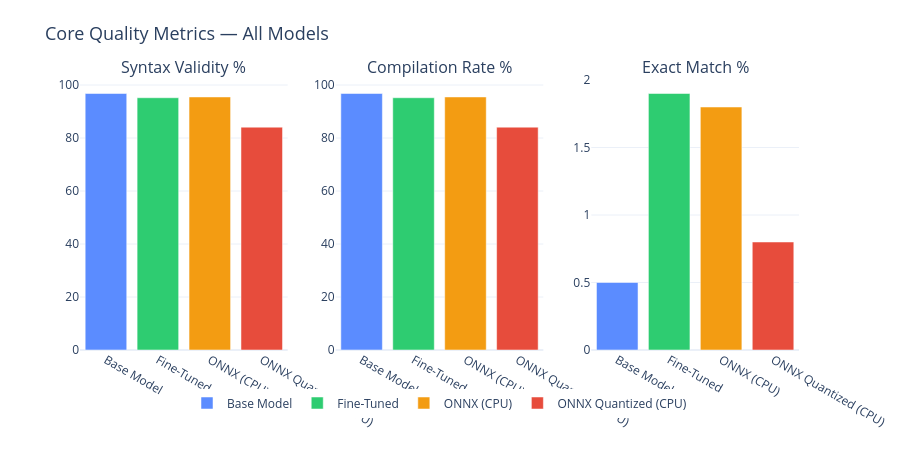

Here is the notebook cell this chart was saved with:
### Markdown cell above
---
## 📊 Plot 1 — Core Quality Metrics Overview

Grouped bar chart comparing **Syntax Validity**, **Compilation Rate**, **CodeBLEU**, and **Exact Match** across all four models.
These metrics capture how syntactically and semantically correct each model's output is.

### Code cell
# Plot 1 — Core quality metrics grouped bar chart

metrics_cfg = [
    ("syntax_validity_pct",  "Syntax Validity %"),
    ("compilation_rate_pct", "Compilation Rate %"),
    ("exact_match_pct",      "Exact Match %"),
]

fig1 = make_subplots(
    rows=1, cols=3,
    subplot_titles=[label for _, label in metrics_cfg],
    shared_yaxes=False,
)

for col_idx, (key, label) in enumerate(metrics_cfg, start=1):
    for model in MODELS:
        val = m(model)[key]
        fig1.add_trace(
            go.Bar(
                name=MODEL_LABELS[model],
                x=[MODEL_LABELS[model]],
                y=[val],
                marker_color=COLORS[model],
                showlegend=(col_idx == 1),
                hovertemplate=f"<b>{MODEL_LABELS[model]}</b><br>{label}: %{{y:.2f}}<extra></extra>",
            ),
            row=1, col=col_idx,
        )

fig1.update_layout(
    title_text="Core Quality Metrics — All Models",
    title_font_size=18,
    barmode="group",
    height=450,
    template="plotly_white",
    legend=dict(orientation="h", yanchor="bottom", y=-0.25, xanchor="center", x=0.5),
    margin=dict(t=80, b=100),
)

fig1.show()
save_plot(fig1, "01_core_quality_metrics")

### Figure 1 — Plotly figure (JSON) as saved in the notebook; plotly's stock layout.template omitted (floating-point values rounded to 4 significant figures)
{"data": [{"hovertemplate": "<b>Base Model</b><br>Syntax Validity %: %{y:.2f}<extra></extra>", "marker": {"color": "#5B8CFF"}, "name": "Base Model", "showlegend": true, "type": "bar", "x": ["Base Model"], "xaxis": "x", "y": [96.8], "yaxis": "y"}, {"hovertemplate": "<b>Fine-Tuned</b><br>Syntax Validity %: %{y:.2f}<extra></extra>", "marker": {"color": "#2ECC71"}, "name": "Fine-Tuned", "showlegend": true, "type": "bar", "x": ["Fine-Tuned"], "xaxis": "x", "y": [95.2], "yaxis": "y"}, {"hovertemplate": "<b>ONNX (CPU)</b><br>Syntax Validity %: %{y:.2f}<extra></extra>", "marker": {"color": "#F39C12"}, "name": "ONNX (CPU)", "showlegend": true, "type": "bar", "x": ["ONNX (CPU)"], "xaxis": "x", "y": [95.5], "yaxis": "y"}, {"hovertemplate": "<b>ONNX Quantized (CPU)</b><br>Syntax Validity %: %{y:.2f}<extra></extra>", "marker": {"color": "#E74C3C"}, "name": "ONNX Quantized (CPU)", "showlegend": true, "type": "bar", "x": ["ONNX Quantized (CPU)"], "xaxis": "x", "y": [84.1], "yaxis": "y"}, {"hovertemplate": "<b>Base Model</b><br>Compilation Rate %: %{y:.2f}<extra></extra>", "marker": {"color": "#5B8CFF"}, "name": "Base Model", "showlegend": false, "type": "bar", "x": ["Base Model"], "xaxis": "x2", "y": [96.8], "yaxis": "y2"}, {"hovertemplate": "<b>Fine-Tuned</b><br>Compilation Rate %: %{y:.2f}<extra></extra>", "marker": {"color": "#2ECC71"}, "name": "Fine-Tuned", "showlegend": false, "type": "bar", "x": ["Fine-Tuned"], "xaxis": "x2", "y": [95.2], "yaxis": "y2"}, {"hovertemplate": "<b>ONNX (CPU)</b><br>Compilation Rate %: %{y:.2f}<extra></extra>", "marker": {"color": "#F39C12"}, "name": "ONNX (CPU)", "showlegend": false, "type": "bar", "x": ["ONNX (CPU)"], "xaxis": "x2", "y": [95.5], "yaxis": "y2"}, {"hovertemplate": "<b>ONNX Quantized (CPU)</b><br>Compilation Rate %: %{y:.2f}<extra></extra>", "marker": {"color": "#E74C3C"}, "name": "ONNX Quantized (CPU)", "showlegend": false, "type": "bar", "x": ["ONNX Quantized (CPU)"], "xaxis": "x2", "y": [84.1], "yaxis": "y2"}, {"hovertemplate": "<b>Base Model</b><br>Exact Match %: %{y:.2f}<extra></extra>", "marker": {"color": "#5B8CFF"}, "name": "Base Model", "showlegend": false, "type": "bar", "x": ["Base Model"], "xaxis": "x3", "y": [0.5], "yaxis": "y3"}, {"hovertemplate": "<b>Fine-Tuned</b><br>Exact Match %: %{y:.2f}<extra></extra>", "marker": {"color": "#2ECC71"}, "name": "Fine-Tuned", "showlegend": false, "type": "bar", "x": ["Fine-Tuned"], "xaxis": "x3", "y": [1.9], "yaxis": "y3"}, {"hovertemplate": "<b>ONNX (CPU)</b><br>Exact Match %: %{y:.2f}<extra></extra>", "marker": {"color": "#F39C12"}, "name": "ONNX (CPU)", "showlegend": false, "type": "bar", "x": ["ONNX (CPU)"], "xaxis": "x3", "y": [1.8], "yaxis": "y3"}, {"hovertemplate": "<b>ONNX Quantized (CPU)</b><br>Exact Match %: %{y:.2f}<extra></extra>", "marker": {"color": "#E74C3C"}, "name": "ONNX Quantized (CPU)", "showlegend": false, "type": "bar", "x": ["ONNX Quantized (CPU)"], "xaxis": "x3", "y": [0.8], "yaxis": "y3"}], "layout": {"annotations": [{"font": {"size": 16}, "showarrow": false, "text": "Syntax Validity %", "x": 0.1444, "xanchor": "center", "xref": "paper", "y": 1, "yanchor": "bottom", "yref": "paper"}, {"font": {"size": 16}, "showarrow": false, "text": "Compilation Rate %", "x": 0.5, "xanchor": "center", "xref": "paper", "y": 1, "yanchor": "bottom", "yref": "paper"}, {"font": {"size": 16}, "showarrow": false, "text": "Exact Match %", "x": 0.8556, "xanchor": "center", "xref": "paper", "y": 1, "yanchor": "bottom", "yref": "paper"}], "barmode": "group", "height": 450, "legend": {"orientation": "h", "x": 0.5, "xanchor": "center", "y": -0.25, "yanchor": "bottom"}, "margin": {"b": 100, "t": 80}, "title": {"font": {"size": 18}, "text": "Core Quality Metrics — All Models"}, "xaxis": {"anchor": "y", "domain": [0, 0.2889]}, "xaxis2": {"anchor": "y2", "domain": [0.3556, 0.6444]}, "xaxis3": {"anchor": "y3", "domain": [0.7111, 1]}, "yaxis": {"anchor": "x", "domain": [0, 1]}, "yaxis2": {"anchor": "x2", "domain": [0, 1]}, "yaxis3": {"anchor": "x3", "domain": [0, 1]}}}
